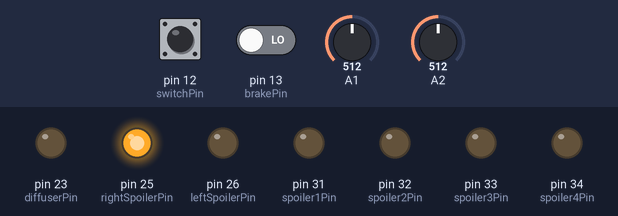
This sketch was run on a simulated Arduino Mega 2560, built with avr-gcc and run on an emulated ATmega2560. On the bench: output pins drawn as LEDs (lit = HIGH). Inputs (shaded band) come from the test bench; at power-on: A1 = 512, A2 = 512, pin 12 (switchPin) HIGH, pin 13 (brakePin) LOW. What the sketch prints to the serial monitor is not drawn.

Above: at 1.2 s.
1.3 s: A1 set to 12
2.8 s: A1 set to 9
At 3.3 s:
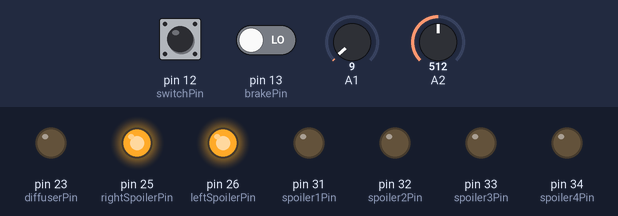
4.3 s: A2 set to 12
5.8 s: A2 set to 9
At 6.8 s:
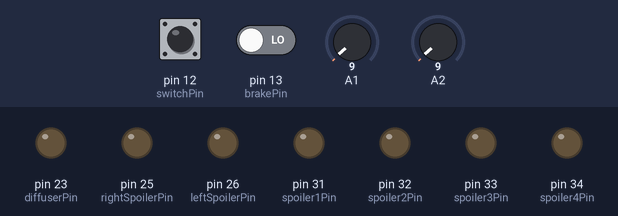
7.3 s: A2 set to 122
At 8.0 s:
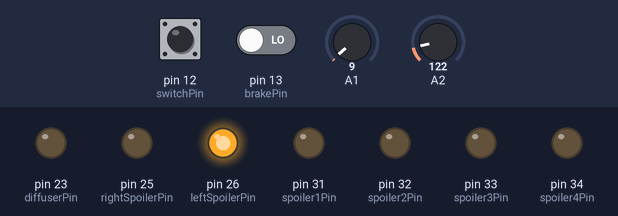
8.8 s: A2 set to 0
At 10.2 s:
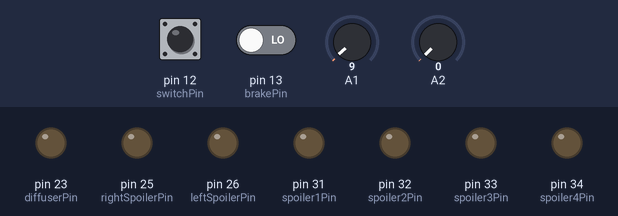
Timing chart, 0 to 11.3 s (numbered marks = the images above; inputs shaded):
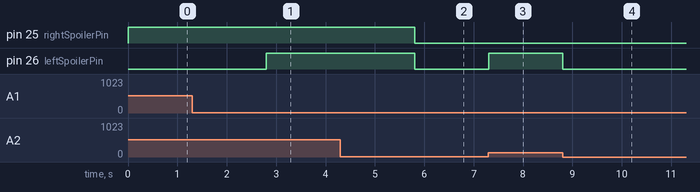

Measured:
- the behaviour switches between 11 and 10 on A1 (found by bisection; images 0 and 1)
- the behaviour switches between 11 and 10 on A2 (found by bisection; images 1 and 2)
- after the input at 2.8 s, pin 26 (leftSpoilerPin): LOW → HIGH at once
- after the input at 5.8 s, pin 25 (rightSpoilerPin), pin 26 (leftSpoilerPin): HIGH → LOW at once
- after the input at 7.3 s, pin 26 (leftSpoilerPin): LOW → HIGH at once
- after the input at 8.8 s, pin 26 (leftSpoilerPin): HIGH → LOW at once

The sketch:

Actuadores.ino.ino
```cpp
/*
 * KY-25 SWITCH MAGNETICO (x2) PARA LOS LATERALES
 * MD-SWL3D FIN DE CARRERA (x1) PARA QUE EL FRENO ACTIVE LOS SPOILERS
 * EN EL FUTURO VER SI HAY MODULO WIFI O BLUETOOTH PARA QUE CONECTE CON UNA API Y PUEDA MANEJAR LOS CONTROLES DESDE EL CELULAR.
*/

int diffuserPin = 23; //Actuador de diffuser
int spoiler1Pin = 31; //Actuador de spoiler 1
int spoiler2Pin = 32; //Actuador de spoiler 2
int spoiler3Pin = 33; //Actuador de spoiler 3
int spoiler4Pin = 34; //Actuador de spoiler 4
int frontAirPin = 24; //Actuador de frontAir
int brakePin = 13; //Fin de carrera del freno
int switchPin = 12; //Switch de activacion
int rightSidePin = 11; //Activador del lateral derecho
int leftSidePin = 10; //Activador del lateral izquierdo
int rightSpoilerPin = 25; //Lateral derecho
int leftSpoilerPin = 26; //Lateral izquierdo


void setup() {

  pinMode(brakePin, INPUT); //Freno con el fin de carrera
  pinMode(diffuserPin, OUTPUT); //Diffuser
  pinMode(spoiler1Pin, OUTPUT); //Spoiler
  pinMode(spoiler2Pin, OUTPUT); //Spoiler
  pinMode(spoiler3Pin, OUTPUT); //Spoiler
  pinMode(spoiler4Pin, OUTPUT); //Spoiler
  pinMode(switchPin, INPUT); //Activador de spoiler.
  pinMode(rightSidePin, INPUT);
  pinMode(leftSidePin, INPUT);
  pinMode(rightSpoilerPin, OUTPUT);
  pinMode(leftSpoilerPin, OUTPUT);
  Serial.begin(9600);
}

void loop() {
  // put your main code here, to run repeatedly:
  int ky25 = analogRead(A1);
  Serial.println(ky25);

  delay(3);
  int brake = digitalRead(brakePin);
  int switch1 = digitalRead(switchPin);
  int rightSide = analogRead(A1);
  int leftSide = analogRead(A2);

  if(brake == 1 /*&& switch1 == 1*/){
    digitalWrite(diffuserPin, brake);
    digitalWrite(spoiler1Pin, brake);
    digitalWrite(spoiler2Pin, brake);
    //digitalWrite(diffuserPin, brake);
    brake = digitalRead(brakePin);
  }

  int derecha = 0;
  int izquierda = 0;

  if(rightSide > 10){
    if(derecha == 0){
      derecha = 1;
    }else{
      derecha = 0;
    }
    digitalWrite(rightSpoilerPin, derecha);
  }else if(leftSide > 10){
    if(izquierda == 0){
      izquierda = 1;
    }else{
      izquierda = 0;
    }
    digitalWrite(leftSpoilerPin, izquierda);
  }else{
    digitalWrite(rightSpoilerPin, 0);
    digitalWrite(leftSpoilerPin, 0);
  }

	brake = 0;
  digitalWrite(diffuserPin, brake);
  digitalWrite(spoiler1Pin, brake);
  digitalWrite(spoiler2Pin, brake);
}
```
